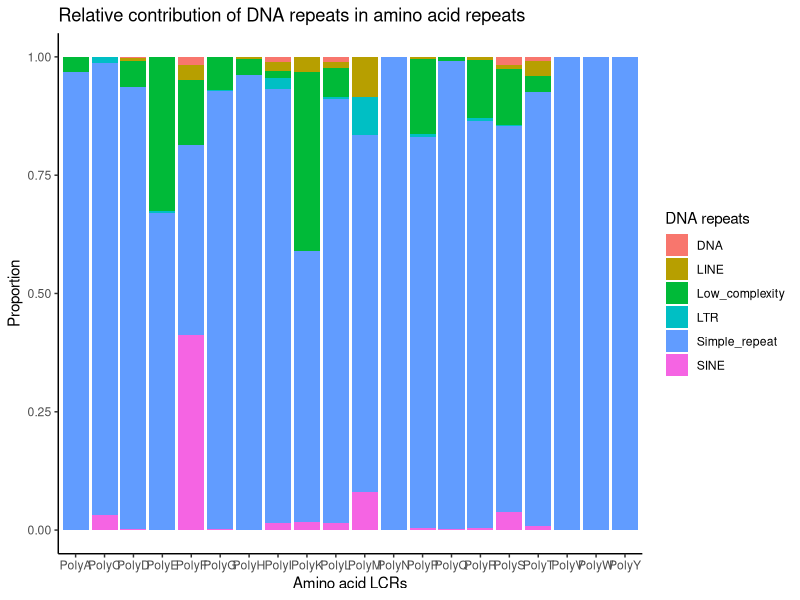

The R script that drew this image:
library(ggplot2)
a=read.table("normalized_dna_count.txt",header=F)
b=aggregate(a$V3 ~ a$V1 + a$V2, data = a, FUN = sum, na.rm = TRUE)
colnames(b)=c("aarpt","dnarpt","count")
jpeg("repeat_types_contribution_proportion.jpeg",width=14,height=9,units="in",res=300)
ggplot(b, aes(fill=dnarpt, y=count, x=aarpt))+ labs(fill = "DNA repeats")+ labs(x = "Amino acid LCRs",y = "Proportion",colour = "DNA repeats") + geom_bar(position="fill", stat="identity") + ggtitle(label = "Relative contribution of DNA repeats in amino acid repeats") + theme_classic()
dev.off()
